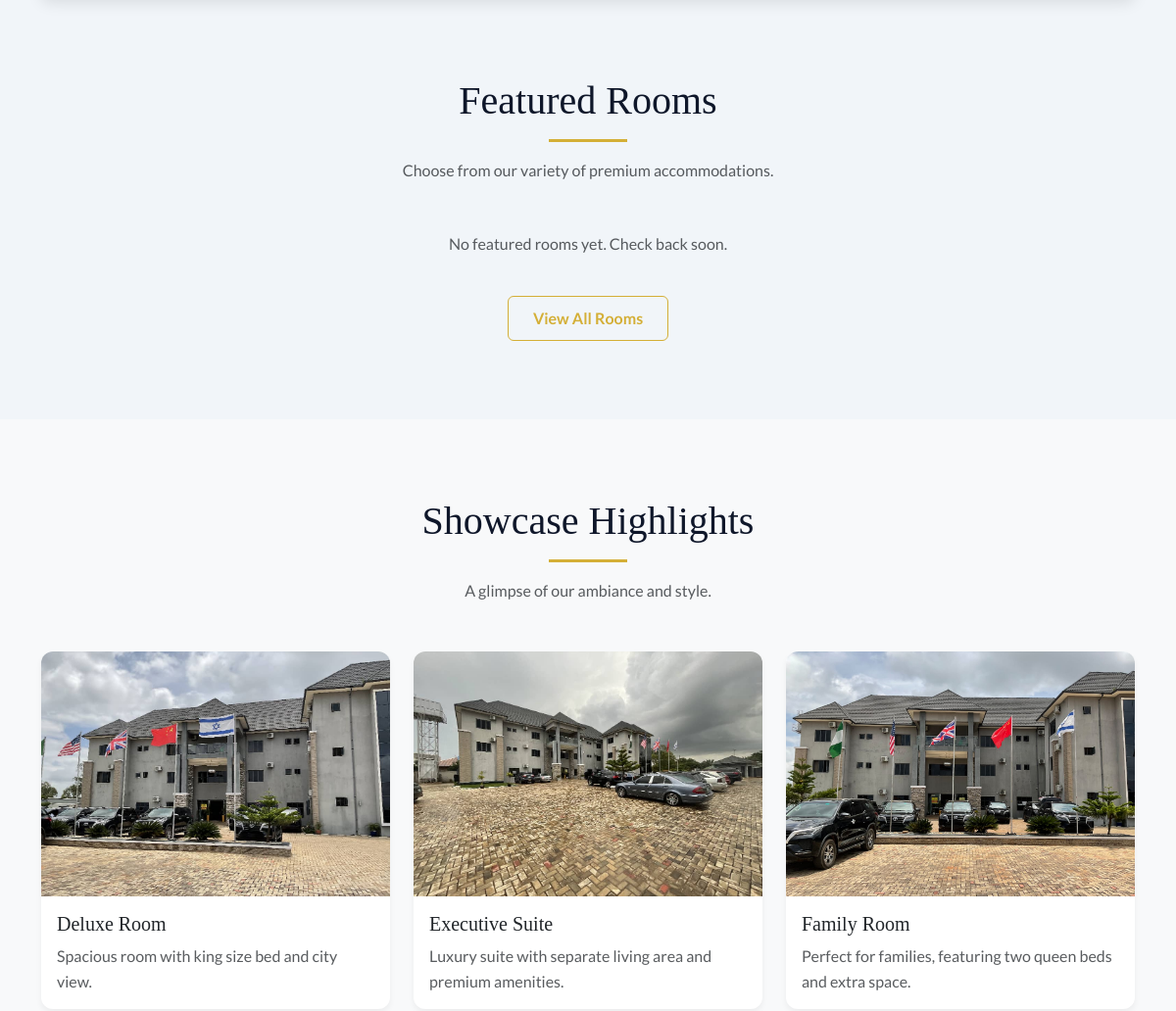
The app's page / (middle part), older data.
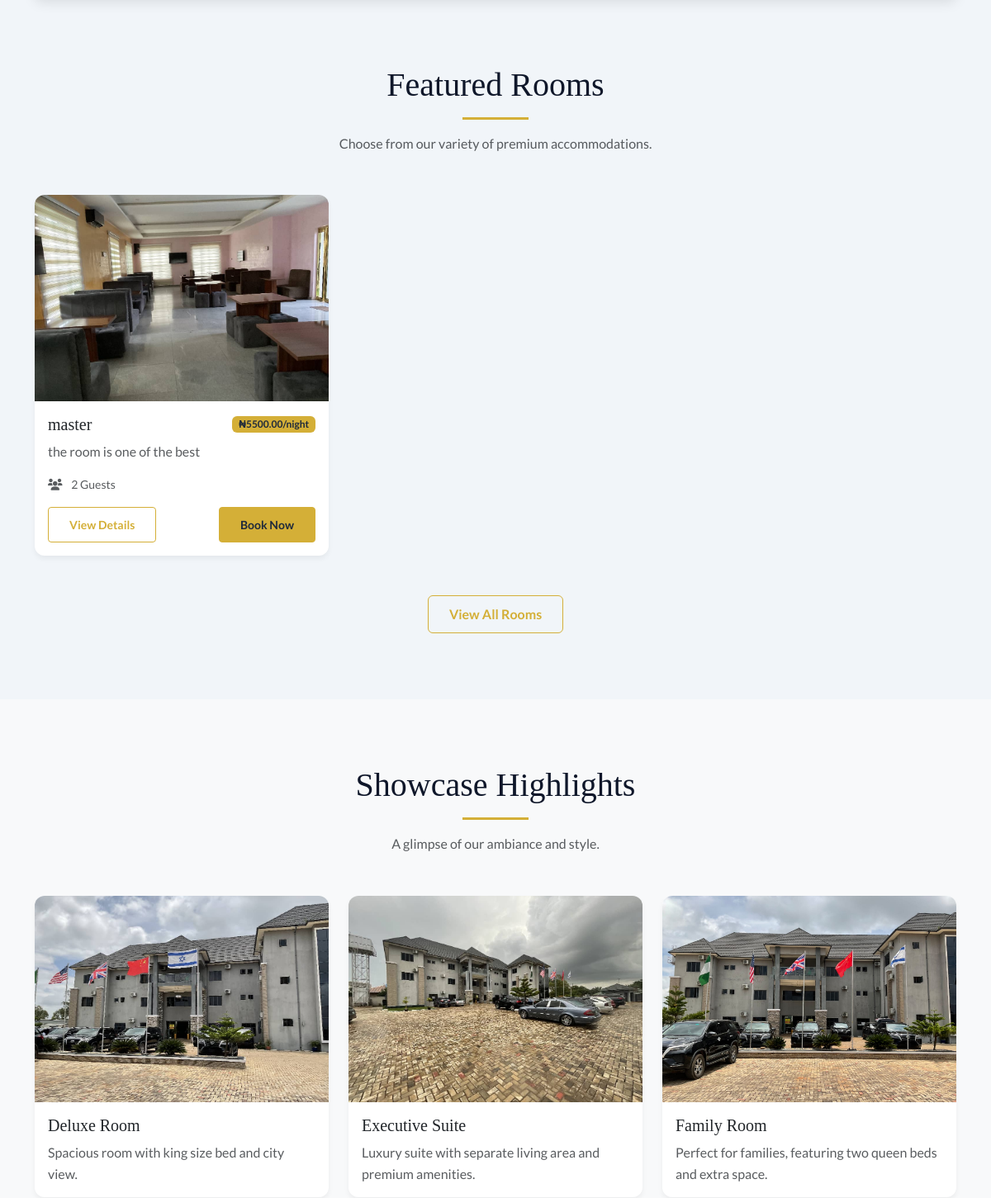
The same page, newer data.
### main/models.py (models this page shows, shortened)
class FeaturedRoom(models.Model):
    room = models.ForeignKey(Room, on_delete=models.CASCADE, related_name="featured_entries")
    is_active = models.BooleanField(default=True)
    order = models.PositiveIntegerField(default=0)
    created_at = models.DateTimeField(auto_now_add=True)
    updated_at = models.DateTimeField(auto_now=True)
    class Meta:
        ordering = ["order", "-created_at"]

class RoomImage(models.Model):
    room = models.ForeignKey(Room, on_delete=models.CASCADE, related_name="images")
    image = models.ImageField(upload_to="rooms/")
    is_primary = models.BooleanField(default=False)
    created_at = models.DateTimeField(auto_now_add=True)

class Room(models.Model):
    name = models.CharField(max_length=150)
    slug = models.SlugField(max_length=160, unique=True)
    description = models.TextField()
    price_per_night = models.DecimalField(max_digits=10, decimal_places=2)
    max_guests = models.PositiveIntegerField(default=2)
    is_available = models.BooleanField(default=True)
    created_at = models.DateTimeField(auto_now_add=True)
    updated_at = models.DateTimeField(auto_now=True)
    def get_primary_image(self):
        img = self.images.filter(is_primary=True).first()
        return img or self.images.first()

### main/views.py (the view)
# urls.py: 2. Add a URL to urlpatterns:  path('', views.home, name='home')
def home(request):
    featured = FeaturedRoom.objects.filter(is_active=True).select_related("room").prefetch_related("room__images").order_by("order", "-created_at")
    return render(request, "main/index.html", {"featured_rooms": featured})

### main/templates/main/index.html (shortened to what this page needs)
<!DOCTYPE html>
<html lang="en">
{% load static %}
<head>
    <link href="https://cdn.jsdelivr.net/npm/bootstrap@5.3.0/dist/css/bootstrap.min.css" rel="stylesheet">
    <link rel="stylesheet" href="https://cdnjs.cloudflare.com/ajax/libs/font-awesome/6.0.0/css/all.min.css">
    <link rel="stylesheet" href="{% static 'css/styles.css' %}">
</head>
<body>
    <main id="main-content">
        <section class="section-padding">
            <div class="container">
                <div class="section-title" data-animate="fade-up">
                    <h2>Featured Rooms</h2>
                    <div class="line"></div>
                    <p class="mt-3 text-muted">Choose from our variety of premium accommodations.</p>
                </div>
                <div class="row">
                    {% if featured_rooms %}
                        {% for feat in featured_rooms %}
                        <div class="col-md-4 mb-4">
                            <div class="card h-100" data-animate="fade-up">
                                {% with img=feat.room.get_primary_image %}
                                {% if img %}
                                <img src="{{ img.image.url }}" class="card-img-top" alt="{{ feat.room.name }}">
                                {% else %}
                                <img src="{% static 'assets/images/IMG-20251206-WA0004.jpg' %}" class="card-img-top" alt="{{ feat.room.name }}">
                                {% endif %}
                                {% endwith %}
                                <div class="card-body">
                                    <div class="d-flex justify-content-between align-items-center mb-2">
                                        <h5 class="card-title mb-0">{{ feat.room.name }}</h5>
                                        <span class="badge bg-secondary-custom">₦{{ feat.room.price_per_night }}/night</span>
                                    </div>
                                    <p class="card-text text-muted">{{ feat.room.description }}</p>
                                    <ul class="list-unstyled small text-muted mb-3">
                                        <li><i class="fas fa-users me-2"></i> {{ feat.room.max_guests }} Guests</li>
                                    </ul>
                                    <div class="d-flex justify-content-between">
                                        <a href="{% url 'room_detail' feat.room.slug %}" class="btn btn-outline-custom btn-sm">View Details</a>
                                        <a href="{% url 'room_detail' feat.room.slug %}" class="btn btn-primary-custom btn-sm">Book Now</a>
                                    </div>
                                </div>
                            </div>
                        </div>
                        {% endfor %}
                    {% else %}
                        <div class="col-12">
                            <p class="text-muted text-center">No featured rooms yet. Check back soon.</p>
                        </div>
                    {% endif %}
                </div>
                <div class="text-center mt-4">
                    <a href="{% url 'rooms' %}" class="btn btn-outline-custom">View All Rooms</a>
                </div>
            </div>
        </section>
        <section class="section-padding bg-light">
            <div class="container">
                <div class="section-title" data-animate="fade-up">
                    <h2>Showcase Highlights</h2>
                    <div class="line"></div>
                    <p class="mt-3 text-muted">A glimpse of our ambiance and style.</p>
                </div>
                <div class="row">
                    <div class="col-md-4 mb-4">
                        <div class="card h-100" data-animate="fade-up">
                            <img src="{% static 'assets/images/IMG-20251206-WA0004.jpg' %}" class="card-img-top" alt="Deluxe Room">
                            <div class="card-body">
                                <h5 class="card-title mb-2">Deluxe Room</h5>
                                <p class="card-text text-muted">Spacious room with king size bed and city view.</p>
                            </div>
                        </div>
                    </div>
                    <div class="col-md-4 mb-4">
                        <div class="card h-100" data-animate="fade-up" data-delay="150">
                            <img src="{% static 'assets/images/IMG-20251206-WA0005.jpg' %}" class="card-img-top" alt="Executive Suite">
                            <div class="card-body">
                                <h5 class="card-title mb-2">Executive Suite</h5>
                                <p class="card-text text-muted">Luxury suite with separate living area and premium amenities.</p>
                            </div>
                        </div>
                    </div>
                    <div class="col-md-4 mb-4">
                        <div class="card h-100" data-animate="fade-up" data-delay="300">
                            <img src="{% static 'assets/images/IMG-20251206-WA0006.jpg' %}" class="card-img-top" alt="Family Room">
                            <div class="card-body">
                                <h5 class="card-title mb-2">Family Room</h5>
                                <p class="card-text text-muted">Perfect for families, featuring two queen beds and extra space.</p>
                            </div>
                        </div>
                    </div>
                </div>
            </div>
        </section>
    </main>
</body>
</html>

### main/static/css/styles.css (style rules this page uses)
:root { --primary-color: #0F172A; --secondary-color: #D4AF37; --accent-color: #C5A028; --text-dark: #1E293B; --text-light: #F8FAFC; --bg-light: #F1F5F9; --bg-white: #FFFFFF; --font-heading: 'Playfair Display', serif; --font-body: 'Lato', sans-serif; }
html { scroll-behavior: smooth; }
body { font-family: var(--font-body); color: var(--text-dark); background-color: var(--bg-light); line-height: 1.6; }
h1, h2, h3, h4, h5, h6 { font-family: var(--font-heading); color: var(--primary-color); }
.bg-secondary-custom { background-color: var(--secondary-color); color: var(--text-dark); }
.btn-primary-custom { background-color: var(--secondary-color); border-color: var(--secondary-color); color: var(--text-dark); font-weight: 600; padding: 10px 25px; transition: all 0.3s ease; }
.btn-outline-custom { border-color: var(--secondary-color); color: var(--secondary-color); font-weight: 600; padding: 10px 25px; }
[data-animate] { opacity: 0; transform: translateY(16px); transition: transform 0.7s ease, opacity 0.7s ease; will-change: transform, opacity; }
[data-animate="fade-up"] { transform: translateY(16px); }
.card { border: none; border-radius: 12px; overflow: hidden; box-shadow: 0 4px 6px rgba(0,0,0,0.05); transition: transform 0.3s ease, box-shadow 0.3s ease; }
.card-img-top { height: 250px; object-fit: cover; }
.section-padding { padding: 80px 0; }
.section-title { margin-bottom: 50px; text-align: center; }
.section-title h2 { font-size: 2.5rem; margin-bottom: 15px; }
.section-title .line { width: 80px; height: 3px; background-color: var(--secondary-color); margin: 0 auto; }

Row changes from the older to the newer data that the page shows:
added FeaturedRoom: room.get_primary_image.image (picture), room.name "master", room.price_per_night "5500.00", room.description "the room is one of the best", room.max_guests "2"
Text that changed along with them:
text no longer shown: "No featured rooms yet. Check back soon."
